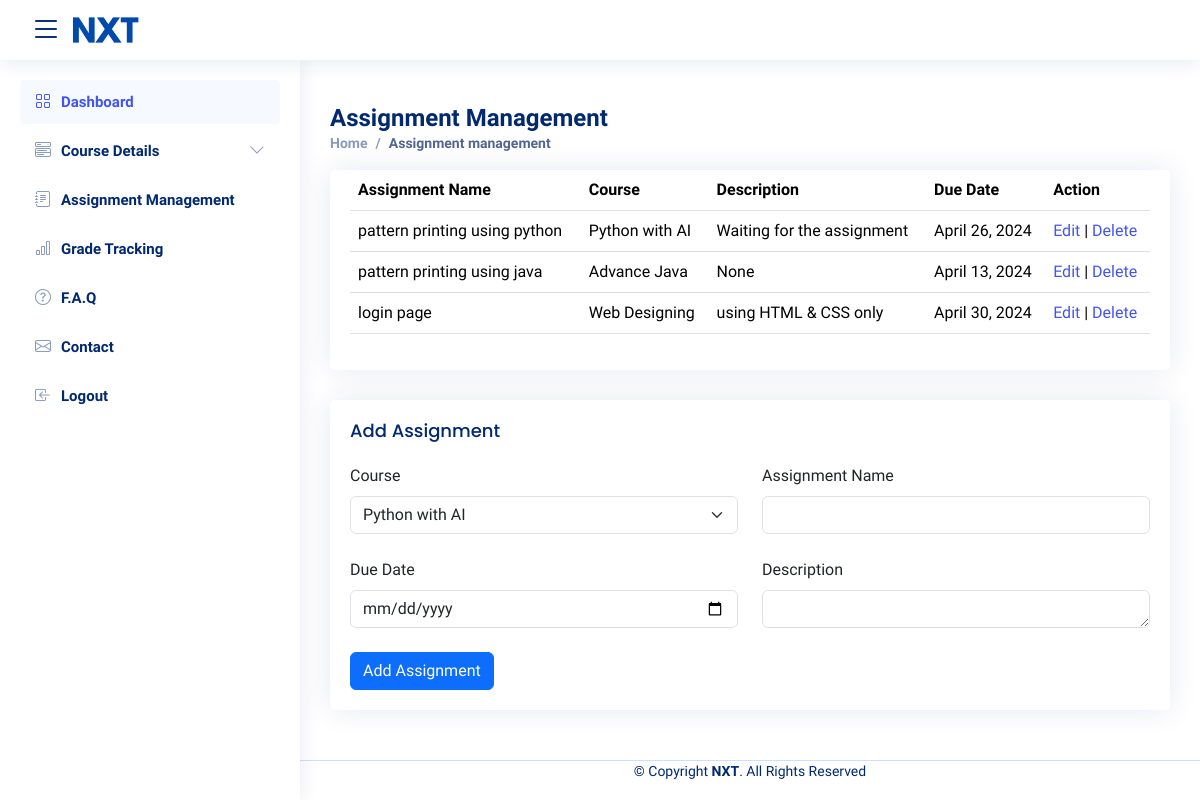
Page /assignment_management/ (signed in) on the committed database.
### app/models.py (models this page shows, shortened)
class Assignment(models.Model):
    course = models.ForeignKey(Course, on_delete=models.CASCADE)
    assignment_name = models.CharField(max_length=100)
    due_date = models.DateField()
    description = models.TextField()

class Course(models.Model):
    user = models.ForeignKey(User, on_delete=models.CASCADE)
    course_name = models.CharField(max_length=100)
    instructor_name = models.CharField(max_length=100)
    description = models.TextField()
    semester = models.CharField(max_length=50)

### app/views.py (the view)
# urls.py: path('assignment_management/', views.assignment_management, name='assignment_management'),
@login_required
def assignment_management(request):
    user = request.user
    course = Course.objects.filter(user=user)
    assignments = Assignment.objects.filter(course__user=user)
    if request.method == 'POST':
        form = AssignmentForm(request.POST)
        if form.is_valid():
            assignment = form.save(commit=False)
            assignment.user = user
            assignment.save()
            return redirect('assignment_management')
    else:
        form = AssignmentForm()
    return render(request, 'assignment_management.html', {'assignments': assignments, 'courses':course, 'form': form})

### app/forms.py
class AssignmentForm(forms.ModelForm):
    class Meta:
        model = Assignment
        fields = ['course', 'assignment_name', 'due_date', 'description']
        widgets = {
            'due_date': forms.DateInput(attrs={'type': 'date'})
        }
    def __init__(self, *args, **kwargs):
            super().__init__(*args, **kwargs)
            self.fields['course'].widget.attrs.update({'class': 'form-control'})
            self.fields['assignment_name'].widget.attrs.update({'class': 'form-control'})
            self.fields['due_date'].widget.attrs.update({'class': 'form-control'})
            self.fields['description'].widget.attrs.update({'class': 'form-control','rows' : '1'})

### template/assignment_management.html (shortened to what this page needs)
{% extends 'master.html' %}
{% load static %}
{% block content %}
<section id="grade-tracking">
    <div class="pagetitle">
        <h1>Assignment Management</h1>
            <nav>
            <ol class="breadcrumb">
                <li class="breadcrumb-item"><a href="/">Home</a></li>
                <li class="breadcrumb-item active">Assignment management</li>
            </ol>
        </nav>
    </div>
    <div class="row">
        <div class="col-lg-12">
            <div class="card">
                <div class="card-body">
                    <table class="table">
                        <thead>
                            <tr>
                                <th scope="col">Assignment Name</th>
                                <th scope="col">Course</th>
                                <th scope="col">Description</th>
                                <th scope="col">Due Date</th>
                                <th scope="col">Action</th>
                            </tr>
                        </thead>
                        <tbody>
                            {% for assignment in assignments %}
                            <tr>
                                <td>{{ assignment.assignment_name }}</td>
                                <td>{{ assignment.course.course_name }}</td>
                                <td>{{ assignment.description }}</td>
                                <td>{{ assignment.due_date }}</td>
                                <td>
                                    <a href="{% url 'edit_assignment' assignment.id %}">Edit</a> |
                                    <a href="{% url 'delete_assignment' assignment.id %}">Delete</a>
                                </td>
                            </tr>
                            {% endfor %}
                        </tbody>
                    </table>
                </div>
            </div>
        </div>
    </div>
</section>
<section id="add-assignment">
    <div class="card">
        <div class="card-body">
            <h2 class="card-title">Add Assignment</h2>
            <form action="{% url 'add_assignment' %}" class="row" method="post">
                <div class="col-md-6">
                    <label for="course" class="form-label">Course</label>
                    <select name="course" class="form-select" id="course">
                        {% for course in courses %}
                        <option value="{{ course.id }}">{{ course.course_name }}</option>
                        {% endfor %}
                    </select><br>
                </div>
                <div class="col-md-6">
                    <label for="assignment_name" class="form-label">Assignment Name</label>
                    <input type="text" class="form-control" name="assignment_name" id="assignment_name" required><br>
                </div>
                <div class="col-md-6">
                    <label for="due_date" class="form-label">Due Date</label>
                    <input type="date" name="due_date" id="due_date" class="form-control" required><br>
                </div>
                <div class="col-md-6">
                    <label for="description" class="form-label">Description</label><br>
                    <textarea name="description" id="description" class="form-control" rows="1"
                        cols="50"></textarea><br>
                </div>
                <div class="col-md-6">
                    <button class="btn btn-primary" type="submit">Add Assignment</button>
                </div>
            </form>
        </div>
    </div>
</section>
{% endblock %}

### static/css/style.css (style rules this page uses)
:root { scroll-behavior: smooth; }
body { font-family: "Open Sans", sans-serif; background:#fff; color: #444444; }
a { color: #4154f1; text-decoration: none; }
h1, h2, h3, h4, h5, h6 { font-family: "Nunito", sans-serif; }
.pagetitle { margin-bottom: 10px; }
.pagetitle h1 { font-size: 24px; margin-bottom: 0; font-weight: 600; color: #012970; }
.card { margin-bottom: 30px; border: none; border-radius: 5px; box-shadow: 0px 0 30px rgba(1, 41, 112, 0.1); }
.card-title { padding: 20px 0 15px 0; font-size: 18px; font-weight: 500; color: #012970; font-family: "Poppins", sans-serif; }
.card-body { padding: 0 20px 20px 20px; }
.breadcrumb { font-size: 14px; font-family: "Nunito", sans-serif; color: #899bbd; font-weight: 600; }
.breadcrumb a { color: #899bbd; transition: 0.3s; }
.breadcrumb .breadcrumb-item::before { color: #899bbd; }
.breadcrumb .active { color: #51678f; font-weight: 600; }

### rows in the picture
Assignment: assignment_name "pattern printing using python", course.course_name "Python with AI", description "Waiting for the assignment", due_date "April 26, 2024"
Assignment: assignment_name "pattern printing using java", course.course_name "Advance Java", description "None", due_date "April 13, 2024"
Assignment: assignment_name "login page", course.course_name "Web Designing", description "using HTML & CSS only", due_date "April 30, 2024"

### other values in the picture
form field course "Python with AI"
